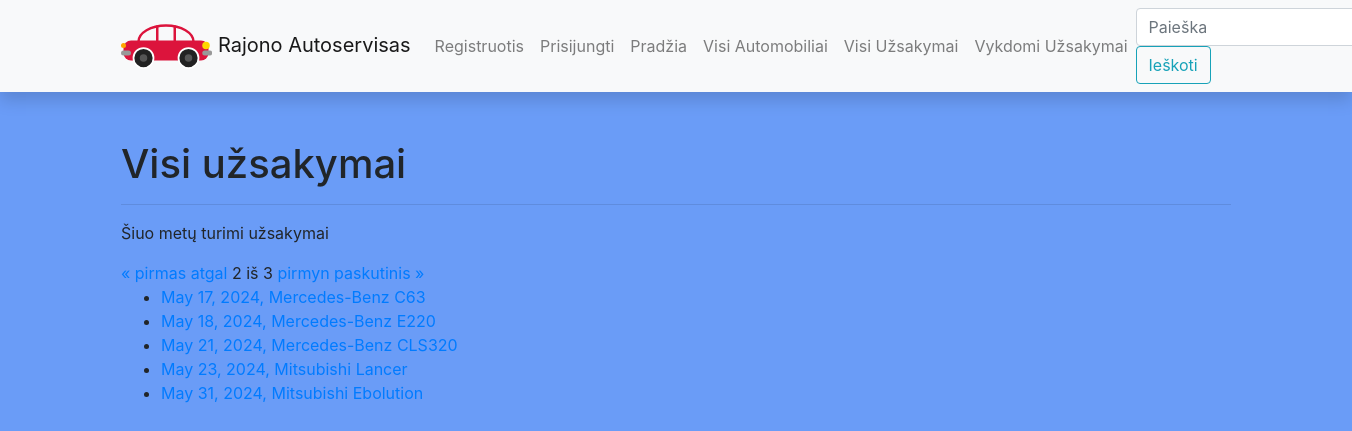
The page /autoservice/orders/?page=2 on the database as committed earlier.
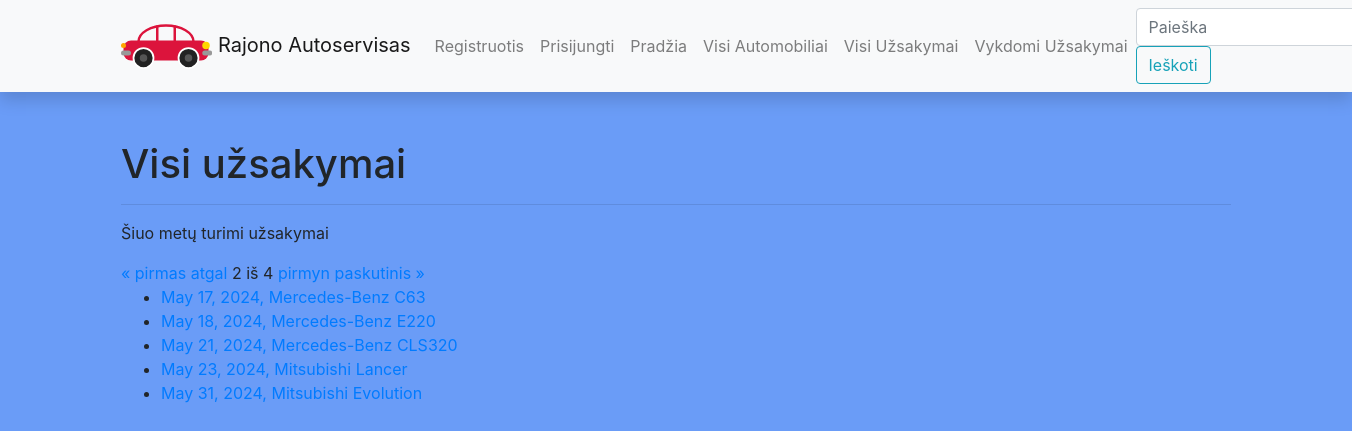
The same page on the database as committed later.
### autoserviceapp/models.py (models this page shows, shortened)
class Uzsakymas(models.Model):
    data = models.DateField('Data', blank=True, null=True)
    automobilis = models.ForeignKey(Automobilis, on_delete=models.CASCADE)
    uzsakovas = models.ForeignKey(User, on_delete=models.SET_NULL, null=True, blank=True)
    grazinimo_terminas = models.DateField('Gražinimo data', blank=True, null=True)
    CAR_STATUS = (
        ('p', 'Priimtas'),
        ('e', 'Eigoje'),
        ('ap', 'Atliktų darbų patikrinimas'),
        ('i', 'Įvykdytas')
    )
    status = models.CharField(
        max_length=2,
        choices=CAR_STATUS,
        blank=True,
        default='a',
        help_text='Uzsakymo statusas'
    )
    class Meta:
        verbose_name = 'Užsakymas'
        verbose_name_plural = 'Užsakymai'

class Automobilis(models.Model):
    valstybinis_nr = models.CharField('Valstybinis Nr.', max_length=6)
    vin = models.IntegerField('VIN code', default=make_random_vin)
    klientas = models.CharField('Klientas', max_length=20)
    automobilio_modelis = models.ForeignKey(AutomobilioModelis, on_delete=models.CASCADE)
    aprasymas = HTMLField(null=True, blank=True)
    cover = models.ImageField('Viršelis', upload_to='covers', null=True, blank=True)
    class Meta:
        verbose_name = 'Automobilis'
        verbose_name_plural = 'Automobiliai'
    def modelis(self):
        return self.automobilio_modelis.modelis
    def marke(self):
        return self.automobilio_modelis.marke

class AutomobilioModelis(models.Model):
    marke = models.CharField('Marke', max_length=20)
    modelis = models.CharField('Modelis', max_length=20)
    metai = models.IntegerField('Metai')
    variklis = models.CharField('Variklis', max_length=3)
    class Meta:
        verbose_name = 'Automobilio modelis'
        verbose_name_plural = 'Automobilio modeliai'
        ordering = ['marke']

### autoserviceapp/views.py (the view)
# urls.py: path('orders/', views.UzsakymasListView.as_view(), name='allorders'),
class UzsakymasListView(generic.ListView):
    model = Uzsakymas
    context_object_name = 'uzsakymas_list'
    template_name = 'orders.html'
    paginate_by = 5

### autoserviceapp/templates/orders.html
{% extends 'base.html' %}
{% block content %}
<h1>Visi užsakymai</h1>
<hr/>
<p>Šiuo metų turimi užsakymai</p>
<div class="pagination">
    <span class="step-links">
        {% if page_obj.has_previous %}
            <a href="?page=1">&laquo; pirmas</a>
            <a href="?page={{ page_obj.previous_page_number }}">atgal</a>
        {% endif %}
        <span class="current">
            {{ page_obj.number }} iš {{ page_obj.paginator.num_pages }}
        </span>
        {% if page_obj.has_next %}
            <a href="?page={{ page_obj.next_page_number }}">pirmyn</a>
            <a href="?page={{ page_obj.paginator.num_pages }}">paskutinis &raquo;</a>
        {% endif %}
    </span>
</div>
<ul>
    {% for uzsakymas_obj in uzsakymas_list %}
    <li><a href="{% url 'order' uzsakymas_obj.id %} ">
        {{ uzsakymas_obj.data }},
        {{ uzsakymas_obj.automobilis.marke }}
        {{ uzsakymas_obj.automobilis.modelis }}</a></li>
    {% endfor %}
</ul>
{% endblock %}

Rows that differ between the two databases and show on the page:
changed through a linked row, Uzsakymas: automobilis.modelis "Ebolution" → "Evolution"
Other text that changed with them:
{{ page_obj.paginator.num_pages }}: "3" → "4"
